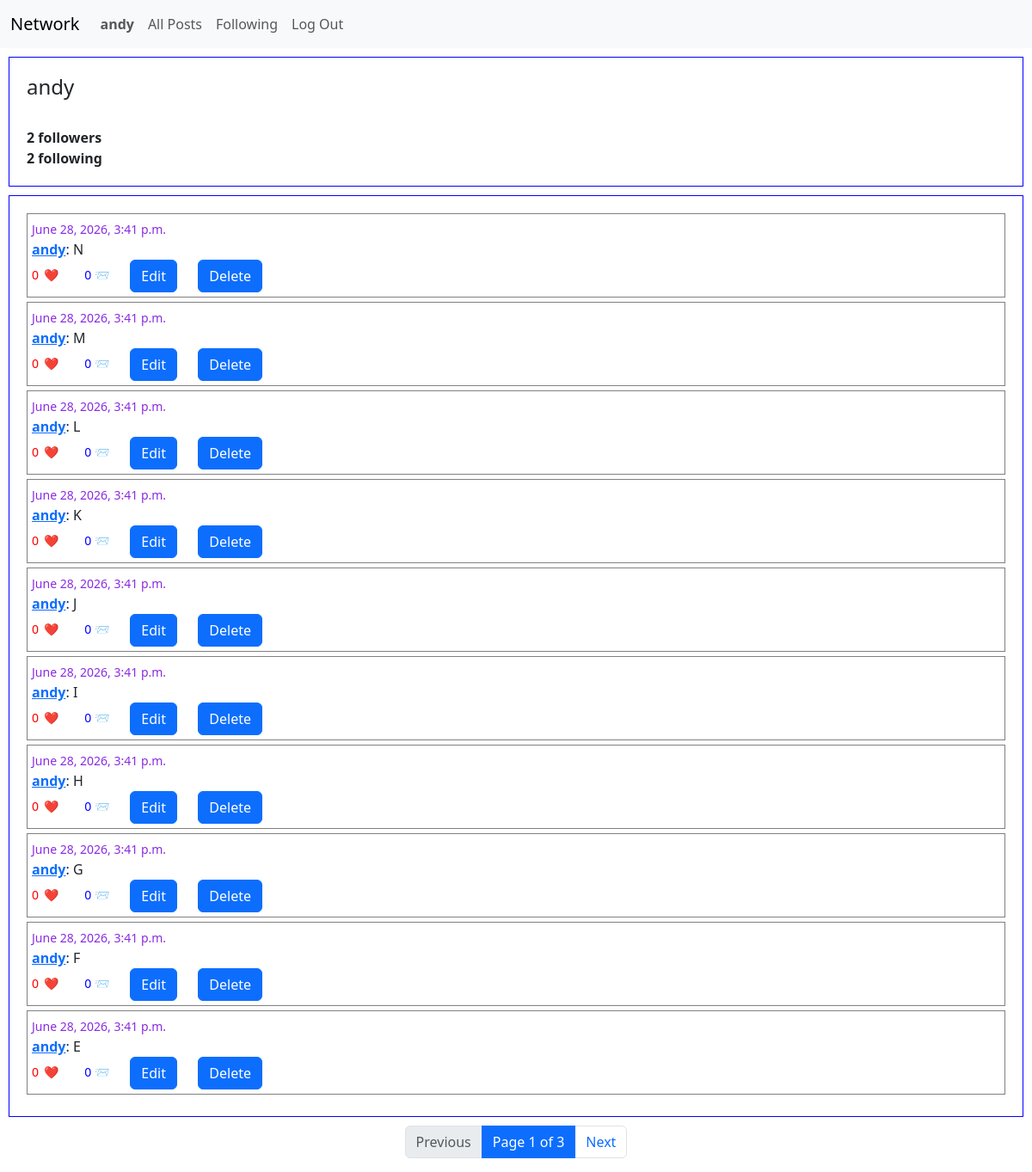
The app's page /profile/andy (signed in) with its own data.
### network/models.py (models this page shows, shortened)
class User(AbstractUser):
    following = models.ManyToManyField("self", symmetrical=False, blank=True, related_name="followers")
    pass

class Post(models.Model):
    user = models.ForeignKey(User, on_delete=models.CASCADE, related_name="posts")
    content = models.TextField()
    timestamp = models.DateTimeField(auto_now_add=True)

### network/views.py (the view)
# urls.py: path("profile/<path:username>", views.profile, name="profile"),
@login_required
def profile(request, username):
    user = User.objects.get(username=username)
    posts = Post.objects.filter(user=user).order_by("-timestamp")
    paginator = Paginator(posts, 10)
    pageNumber = request.GET.get('page', 1)
    pageObject = paginator.get_page(pageNumber)
    if(request.user in user.followers.all()):
        followButtonNeeded = "Unfollow"
    else:
        followButtonNeeded = "Follow"
    return render(request, "network/profile.html", {
        "posts":pageObject,
        "following":user.following.all().count(),
        "followers": user.followers.all().count(),
        "username": username,
        "followButtonNeeded": (request.user.username != username),
        "followButtonValue": followButtonNeeded,
    })

### network/templates/network/profile.html (shortened to what this page needs)
{% extends "network/layout.html" %}
{% load static %}
{% block body %}
    <div class="posts-container">
        <strong>
            <h4>{{username}}</h4> <br>
            <span id="followers">{{followers}}</span> followers <br>
            <span id="following">{{following}}</span> following <br>
        </strong>
    </div>
    <div id="posts-container" class="posts-container" >
        {% for post in posts %}
            <div class="individual-post">
                <small style="color:blueviolet;">{{post.timestamp}}</small><br>
                <strong><a href="{% url 'profile' post.user.username %}">{{post.user.username}}</a></strong>: <span class="post-content">{{post.content}}</span><br>
                <small style="color:red;"><span class="likescount">{{post.likes.count}}</span><button data-id="{{post.id}}" class="likebutton">❤️</button></small>
                <small style="color:blue;">{{post.comments.count}} 📨</small>
                {% if user == post.user %}
                    <button class="btn btn-primary post-edit-button" data-content="{{post.content}}" data-id="{{post.id}}">Edit</button>
                    <button class="btn btn-primary post-delete-button" data-id="{{post.id}}">Delete</button>
                {% endif %}
            </div>
        {% empty %}
            <strong> No posts yet!!! </strong>
        {% endfor %}
    </div>
    <nav aria-label="Page navigation">
        <ul class="pagination justify-content-center">
            {% if posts.has_previous %}
                <li class="page-item">
                    <a class="page-link" href="?page={{ posts.previous_page_number }}">Previous</a>
                </li>
            {% else %}
                <li class="page-item disabled">
                    <span class="page-link">Previous</span>
                </li>
            {% endif %}
            <li class="page-item active" aria-current="page">
                <span class="page-link">
                    Page {{ posts.number }} of {{ posts.paginator.num_pages }}
                </span>
            </li>
            {% if posts.has_next %}
                <li class="page-item">
                    <a class="page-link" href="?page={{ posts.next_page_number }}">Next</a>
                </li>
            {% else %}
                <li class="page-item disabled">
                    <span class="page-link">Next</span>
                </li>
            {% endif %}
        </ul>
    </nav>
{% endblock %}

### network/templates/network/layout.html (shortened to what this page needs)
{% load static %}
<!DOCTYPE html>
<html lang="en">
    <head>
        <link href="https://cdn.jsdelivr.net/npm/bootstrap@5.3.3/dist/css/bootstrap.min.css" rel="stylesheet">
        <link href="{% static 'network/styles.css' %}" rel="stylesheet">
    </head>
    <body>
        <nav class="navbar navbar-expand-lg bg-light">
            <div class="container-fluid"> <a class="navbar-brand" href="{% url 'index' %}">Network</a>
                <div class="collapse navbar-collapse" id="navbarNav">
                    <ul class="navbar-nav me-auto mb-2 mb-lg-0">
                        {% if user.is_authenticated %}
                            <li class="nav-item">
                                <a class="nav-link" href="{% url 'profile' user.username %}"><strong>{{ user.username }}</strong></a>
                            </li>
                        {% endif %}
                        <li class="nav-item">
                            <a class="nav-link" href="{% url 'index' %}">All Posts</a>
                        </li>
                        {% if user.is_authenticated %}
                            <li class="nav-item">
                                <a class="nav-link" href="{% url 'following' %}">Following</a>
                            </li>
                            <li class="nav-item">
                                <a class="nav-link" href="{% url 'logout' %}">Log Out</a>
                            </li>
                        {% endif %}
                    </ul>
                </div>
            </div>
        </nav>
        <div class="body">
            {% block body %}
            {% endblock %}
        </div>
    </body>
</html>

### network/static/network/styles.css (style rules this page uses)
.posts-container { height:auto; width: auto; border: 1px solid blue; margin: 10px; padding: 20px; margin-right: 10px; }
.individual-post { border: 1px solid gray; margin-bottom: 5px; padding: 5px; }
.likebutton { border:none; background-color: transparent; }

### records on screen
User: username "andy"
Post: timestamp "June 28, 2026, 3:41 p.m.", user.username "andy", content "N", likes.count "0", comments.count "0"
Post: timestamp "June 28, 2026, 3:41 p.m.", user.username "andy", content "M", likes.count "0", comments.count "0"
Post: timestamp "June 28, 2026, 3:41 p.m.", user.username "andy", content "L", likes.count "0", comments.count "0"
Post: timestamp "June 28, 2026, 3:41 p.m.", user.username "andy", content "K", likes.count "0", comments.count "0"
Post: timestamp "June 28, 2026, 3:41 p.m.", user.username "andy", content "J", likes.count "0", comments.count "0"
Post: timestamp "June 28, 2026, 3:41 p.m.", user.username "andy", content "I", likes.count "0", comments.count "0"
Post: timestamp "June 28, 2026, 3:41 p.m.", user.username "andy", content "H", likes.count "0", comments.count "0"
Post: timestamp "June 28, 2026, 3:41 p.m.", user.username "andy", content "G", likes.count "0", comments.count "0"
Post: timestamp "June 28, 2026, 3:41 p.m.", user.username "andy", content "F", likes.count "0", comments.count "0"
Post: timestamp "June 28, 2026, 3:41 p.m.", user.username "andy", content "E", likes.count "0", comments.count "0"

### other values on screen
{{ followers }} "2"
{{ following }} "2"
{{ posts.number }} "1"
{{ posts.paginator.num_pages }} "3"
